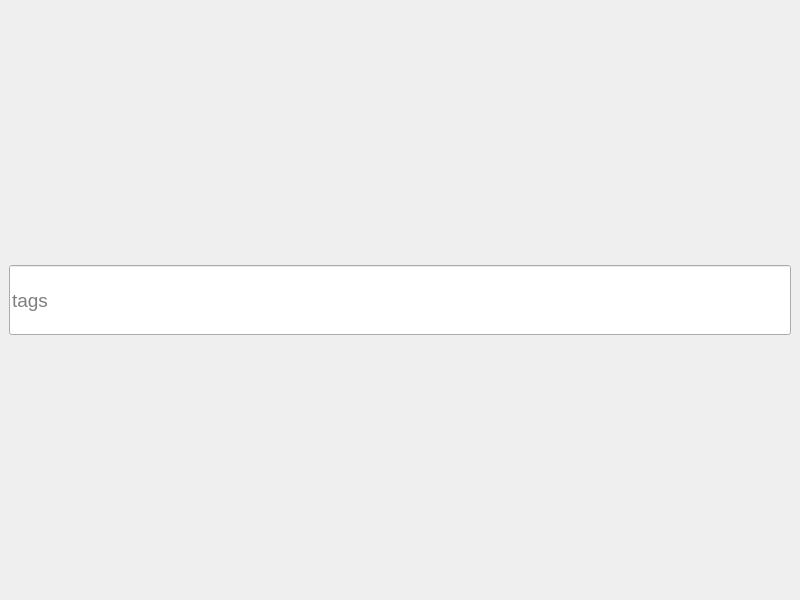
<?xml version="1.0" encoding="UTF-8"?>
<ui version="4.0">
 <class>MainWindow</class>
 <widget class="QMainWindow" name="MainWindow">
  <property name="geometry">
   <rect>
    <x>0</x>
    <y>0</y>
    <width>800</width>
    <height>600</height>
   </rect>
  </property>
  <property name="windowTitle">
   <string>MainWindow</string>
  </property>
  <widget class="QWidget" name="centralwidget">
   <layout class="QVBoxLayout" name="verticalLayout">
    <item>
     <spacer name="verticalSpacer">
      <property name="orientation">
       <enum>Qt::Vertical</enum>
      </property>
      <property name="sizeHint" stdset="0">
       <size>
        <width>20</width>
        <height>40</height>
       </size>
      </property>
     </spacer>
    </item>
    <item>
     <layout class="QHBoxLayout" name="optLayout"/>
    </item>
    <item>
     <widget class="QLineEdit" name="lineEdit">
      <property name="minimumSize">
       <size>
        <width>0</width>
        <height>70</height>
       </size>
      </property>
      <property name="font">
       <font>
        <pointsize>14</pointsize>
       </font>
      </property>
      <property name="placeholderText">
       <string>tags</string>
      </property>
     </widget>
    </item>
    <item>
     <layout class="QHBoxLayout" name="horizontalLayout_2"/>
    </item>
    <item>
     <spacer name="verticalSpacer_2">
      <property name="orientation">
       <enum>Qt::Vertical</enum>
      </property>
      <property name="sizeHint" stdset="0">
       <size>
        <width>20</width>
        <height>40</height>
       </size>
      </property>
     </spacer>
    </item>
   </layout>
  </widget>
 </widget>
 <resources/>
 <connections/>
</ui>
